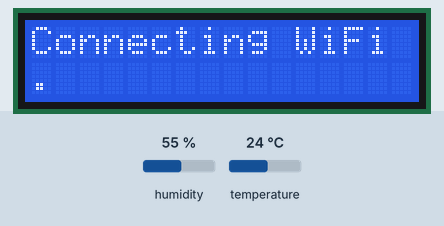
A sketch run on a simulated ESP32. Shown: 16×2 character LCD. Inputs (shaded band) come from the test bench; at power-on: humidity 55 %, temperature 24 °C. WiFi joins after 1.5 s; servers stay silent unless stated; what the sketch prints to the serial monitor is not drawn.

Above: at 0.6 s.
At 1.7 s:
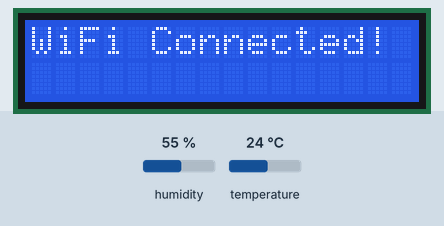
At 20.1 s:
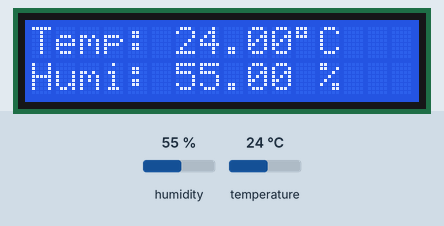

The sketch:

dht_11_16x2_lcd_with_i2c.ino
```cpp
#include <WiFi.h>
#include "ThingSpeak.h"
#include <LiquidCrystal_I2C.h>
#include "DHT.h"

// ----------- WiFi and ThingSpeak Credentials -----------
const char* ssid = "lap";         // Your WiFi network name
const char* password = "Udaykumar"; // Your WiFi password

unsigned long myChannelNumber = 1234567; // CHANGE THIS to your Channel ID
const char* myWriteAPIKey = "2U856PX49VJK4FYI"; // Your ThingSpeak Write API Key

// ----------- Hardware Pin and I2C Address Definitions -----------
#define DHTPIN 4        // The GPIO pin connected to the DHT11's DATA pin
#define DHTTYPE DHT11   // We are using the DHT11 sensor

// Set the LCD address. Common addresses are 0x27 or 0x3F.
int lcdAddress = 0x27;
int lcdColumns = 16;
int lcdRows = 2;

// ----------- Object Initialization -----------
WiFiClient client;
LiquidCrystal_I2C lcd(lcdAddress, lcdColumns, lcdRows);
DHT dht(DHTPIN, DHTTYPE);

// ----------- Global Variables -----------
unsigned long lastUpdateTime = 0;
const int updateInterval = 20000; // ThingSpeak free plan allows updates every ~15 seconds. 20s is safe.

// ===============================================================
// SETUP FUNCTION
// ===============================================================
void setup() {
  Serial.begin(115200);

  // Initialize LCD
  lcd.init();
  lcd.backlight();
  lcd.setCursor(0, 0);
  lcd.print("Initializing...");

  // Initialize DHT Sensor
  dht.begin();

  // Connect to WiFi
  connectWiFi();

  // Initialize ThingSpeak
  ThingSpeak.begin(client);
}

// ===============================================================
// MAIN LOOP
// ===============================================================
void loop() {
  // The loop() function should run quickly. We use millis() for timing.
  if (millis() - lastUpdateTime > updateInterval) {
    readSensorAndUpload();
    lastUpdateTime = millis();
  }
}

// ===============================================================
// SUPPORTING FUNCTIONS
// ===============================================================

void connectWiFi() {
  lcd.clear();
  lcd.setCursor(0, 0);
  lcd.print("Connecting WiFi");
  Serial.println("Connecting to WiFi...");

  WiFi.mode(WIFI_STA);
  WiFi.begin(ssid, password);

  int counter = 0;
  while (WiFi.status() != WL_CONNECTED) {
    delay(500);
    Serial.print(".");
    lcd.setCursor(counter, 1);
    lcd.print(".");
    counter++;
    if (counter > 15) { // If it takes too long, reset the dots on the LCD
        lcd.setCursor(0, 1);
        lcd.print("                ");
        counter = 0;
    }
  }

  Serial.println("\nWiFi Connected!");
  lcd.clear();
  lcd.setCursor(0, 0);
  lcd.print("WiFi Connected!");
  delay(1000);
}

void readSensorAndUpload() {
  // Read Humidity and Temperature from DHT11
  float humidity = dht.readHumidity();
  float temperature = dht.readTemperature(); // Celsius

  // Check if any reads failed and exit early to try again.
  if (isnan(humidity) || isnan(temperature)) {
    Serial.println("Failed to read from DHT sensor!");
    lcd.clear();
    lcd.setCursor(0, 0);
    lcd.print("Sensor Read");
    lcd.setCursor(0, 1);
    lcd.print("Error!");
    return;
  }

  // --- Print to Serial Monitor for debugging ---
  Serial.print("Humidity: ");
  Serial.print(humidity);
  Serial.print(" %\t");
  Serial.print("Temperature: ");
  Serial.print(temperature);
  Serial.println(" *C");

  // --- Display on LCD ---
  lcd.clear();
  // Line 0: Temperature
  lcd.setCursor(0, 0);
  lcd.print("Temp: ");
  lcd.print(temperature);
  lcd.print((char)223); // Degree symbol
  lcd.print("C");
  // Line 1: Humidity
  lcd.setCursor(0, 1);
  lcd.print("Humi: ");
  lcd.print(humidity);
  lcd.print(" %");

  // --- Send data to ThingSpeak ---
  ThingSpeak.setField(1, temperature);
  ThingSpeak.setField(2, humidity);

  int httpCode = ThingSpeak.writeFields(myChannelNumber, myWriteAPIKey);

  if (httpCode == 200) {
    Serial.println("Channel update successful.");
  } else {
    Serial.println("Problem updating channel. HTTP error code " + String(httpCode));
  }
}
```

Measured:
- what the display in image 1 shows lasts 18.5 s, from 1.6 s to 20.1 s
